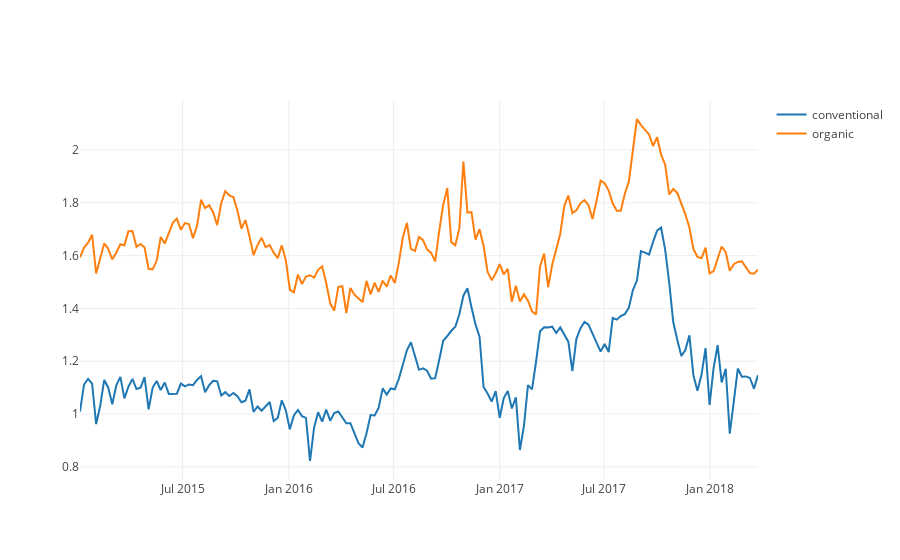

Source (notebook cell):
### Markdown cell above
We can see that there is a clear difference in the average price distribution of convetional and organic avocados, with organic avocados being significantly more expensive.

### Code cell
# plot the time series of average price
traces = []
for typ in df['type'].unique():
    tmp = df[df['type']==typ]
    tmp = tmp.groupby(['date'], as_index=False)['average_price'].mean()
    traces.append(go.Scatter(x=tmp['date'], y=tmp['average_price'], name=typ))
iplot(traces)

### Figure 1 — Plotly figure (JSON) as saved in the notebook; plotly's stock layout.template omitted (floating-point values rounded to 4 significant figures; data arrays with more than 128 entries replaced by an {"elided": "..."} marker saying what was removed)
{"data": [{"name": "conventional", "type": "scatter", "uid": "f5288836-ce10-11e8-b792-68ecc52f39a5", "x": {"elided": "169 str values"}, "y": {"elided": "169 float values"}}, {"name": "organic", "type": "scatter", "uid": "f5288837-ce10-11e8-be36-68ecc52f39a5", "x": {"elided": "169 str values"}, "y": {"elided": "169 float values"}}], "layout": {}}
